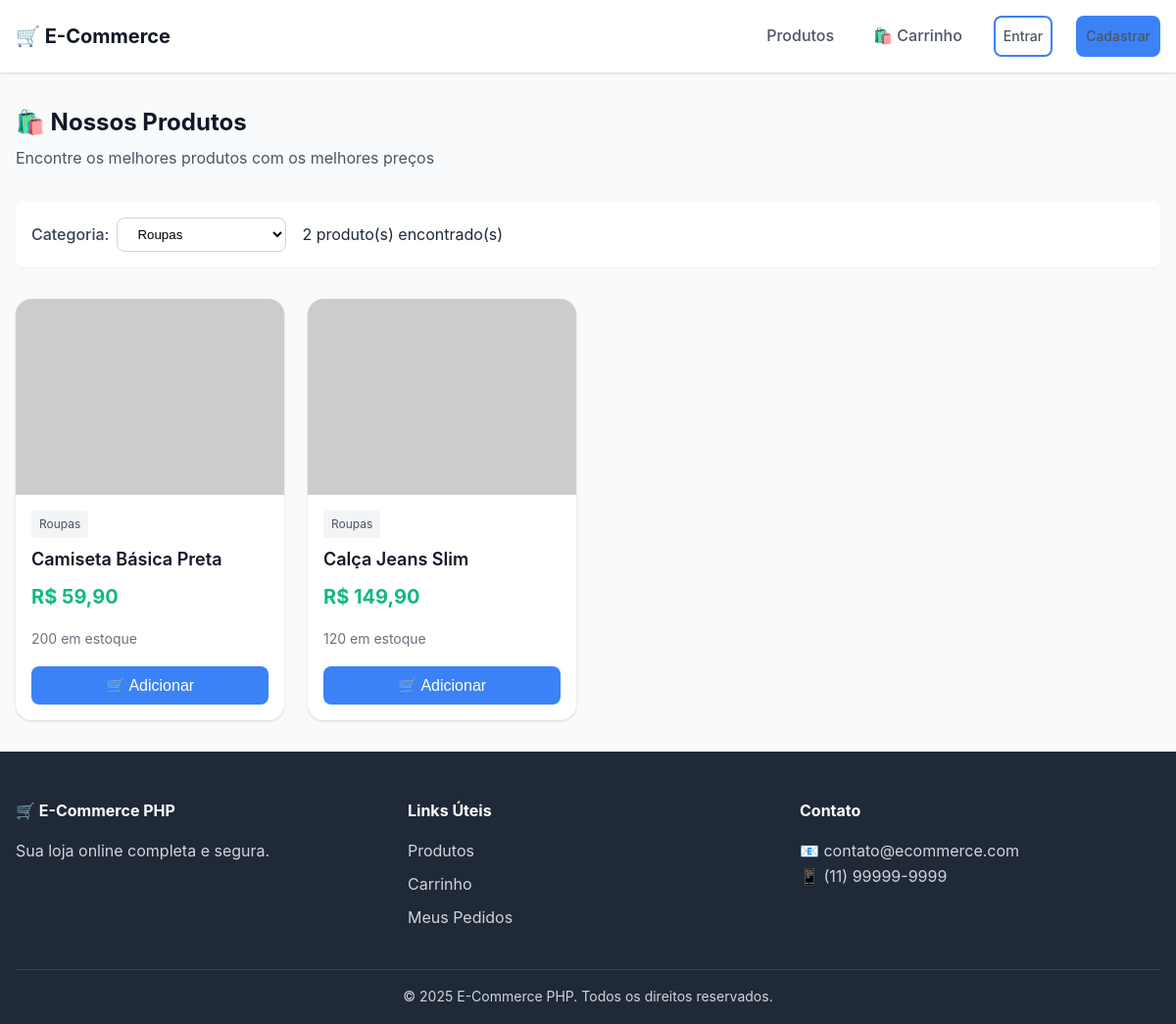
The page /index.php?categoria=Roupas on the database its author committed.
### tables this page shows
CREATE TABLE IF NOT EXISTS produtos (
    id INT AUTO_INCREMENT PRIMARY KEY,
    nome VARCHAR(200) NOT NULL,
    descricao TEXT,
    preco DECIMAL(10, 2) NOT NULL,
    estoque INT NOT NULL DEFAULT 0,
    categoria VARCHAR(50),
    imagem VARCHAR(500),
    ativo TINYINT(1) DEFAULT 1,
    data_cadastro TIMESTAMP DEFAULT CURRENT_TIMESTAMP,
    INDEX idx_categoria (categoria),
    INDEX idx_ativo (ativo)
);

### includes/functions.php (called while the page is built, shortened)
<?php
function escape($string) {
    return htmlspecialchars($string, ENT_QUOTES, 'UTF-8');
}
function formatMoney($value) {
    return 'R$ ' . number_format($value, 2, ',', '.');
}

### index.php (the view, shortened to what this page needs)
<?php
require_once 'includes/functions.php';
$pdo = getConnection();
$categoriaFiltro = isset($_GET['categoria']) ? trim($_GET['categoria']) : '';
$stmtCategorias = $pdo->query("SELECT DISTINCT categoria FROM produtos WHERE ativo = 1 AND categoria IS NOT NULL ORDER BY categoria");
$categorias = $stmtCategorias->fetchAll(PDO::FETCH_COLUMN);
if ($categoriaFiltro) {
    $stmt = $pdo->prepare("SELECT * FROM produtos WHERE ativo = 1 AND categoria = ? ORDER BY data_cadastro DESC");
    $stmt->execute([$categoriaFiltro]);
} else {
    $stmt = $pdo->query("SELECT * FROM produtos WHERE ativo = 1 ORDER BY data_cadastro DESC");
}
$produtos = $stmt->fetchAll();
include 'includes/header.php';
?>
<div class="page-title">
    <h1>🛍️ Nossos Produtos</h1>
    <p>Encontre os melhores produtos com os melhores preços</p>
</div>
<div class="filters">
    <div class="filter-group">
        <label for="categoria">Categoria:</label>
        <select id="categoria" onchange="filtrarPorCategoria(this.value)">
            <?php foreach ($categorias as $cat): ?>
                <option value="<?php echo escape($cat); ?>" <?php echo $categoriaFiltro === $cat ? 'selected' : ''; ?>>
                    <?php echo escape($cat); ?>
                </option>
            <?php endforeach; ?>
        </select>
    </div>
    <div class="filter-group">
        <span><?php echo count($produtos); ?> produto(s) encontrado(s)</span>
    </div>
</div>
<?php if (empty($produtos)): ?>
    <div class="cart-empty">
        <div class="cart-empty-icon">📦</div>
        <h2>Nenhum produto encontrado</h2>
        <p>Não encontramos produtos para a categoria selecionada.</p>
        <a href="index.php" class="btn btn-primary">Ver todos os produtos</a>
    </div>
<?php else: ?>
    <div class="products-grid">
        <?php foreach ($produtos as $produto): ?>
            <div class="product-card">
                <img src="<?php echo escape($produto['imagem']); ?>"
                     alt="<?php echo escape($produto['nome']); ?>"
                     class="product-image"
                     onerror="this.src='https://via.placeholder.com/400x300?text=Sem+Imagem'">
                <div class="product-info">
                    <span class="product-category"><?php echo escape($produto['categoria']); ?></span>
                    <h3 class="product-name"><?php echo escape($produto['nome']); ?></h3>
                    <div class="product-price"><?php echo formatMoney($produto['preco']); ?></div>
                    <div class="product-stock <?php echo $produto['estoque'] < 5 ? ($produto['estoque'] == 0 ? 'out' : 'low') : ''; ?>">
                        <?php if ($produto['estoque'] > 0): ?>
                            <?php echo $produto['estoque']; ?> em estoque
                        <?php else: ?>
                            Esgotado
                        <?php endif; ?>
                    </div>
                    <?php if ($produto['estoque'] > 0): ?>
                        <button class="btn btn-primary btn-block btn-add-cart"
                                data-produto-id="<?php echo $produto['id']; ?>">
                            🛒 Adicionar
                        </button>
                    <?php else: ?>
                        <button class="btn btn-secondary btn-block" disabled>
                            Indisponível
                        </button>
                    <?php endif; ?>
                </div>
            </div>
        <?php endforeach; ?>
    </div>
<?php endif; ?>
<?php include 'includes/footer.php'; ?>

### css/style.css (style rules this page uses)
:root { --primary-color: #3b82f6; --primary-hover: #2563eb; --secondary-color: #6366f1; --success-color: #10b981; --warning-color: #f59e0b; --danger-color: #ef4444; --info-color: #06b6d4; --white: #ffffff; --gray-50: #f9fafb; --gray-100: #f3f4f6; --gray-200: #e5e7eb; --gray-300: #d1d5db; --gray-400: #9ca3af; --gray-500: #6b7280; --gray-600: #4b5563; --gray-700: #374151; --gray-800: #1f2937; --gray-900: #111827; --font-family: -apple-system, BlinkMacSystemFont, 'Segoe UI', Roboto, Oxygen, Ubuntu, sans-serif; --font-size-xs: 0.75rem; --font-size-sm: 0.875rem; --font-size-base: 1rem; --font-size-lg: 1.125rem; --font-size-xl: 1.25rem; --font-size-2xl: 1.5rem; --font-size-3xl: 1.875rem; --spacing-xs: 0.25rem; --spacing-sm: 0.5rem; --spacing-md: 1rem; --spacing-lg: 1.5rem; --spacing-xl: 2rem; --spacing-2xl: 3rem; --border-radius-sm: 0.25rem; --border-radius: 0.5rem; --border-radius-lg: 1rem; --border-radius-full: 9999px; --shadow-sm: 0 1px 2px 0 rgba(0, 0, 0, 0.05); --shadow: 0 1px 3px 0 rgba(0, 0, 0, 0.1), 0 1px 2px 0 rgba(0, 0, 0, 0.06); --shadow-md: 0 4px 6px -1px rgba(0, 0, 0, 0.1), 0 2px 4px -1px rgba(0, 0, 0, 0.06); --shadow-lg: 0 10px 15px -3px rgba(0, 0, 0, 0.1), 0 4px 6px -2px rgba(0, 0, 0, 0.05); --transition-fast: 150ms ease; --transition: 300ms ease; }
*, *::before, *::after { box-sizing: border-box; margin: 0; padding: 0; }
html { scroll-behavior: smooth; }
body { font-family: var(--font-family); font-size: var(--font-size-base); line-height: 1.6; color: var(--gray-800); background-color: var(--gray-50); min-height: 100vh; display: flex; flex-direction: column; }
img { max-width: 100%; height: auto; display: block; }
.btn { display: inline-flex; align-items: center; justify-content: center; gap: var(--spacing-sm); padding: var(--spacing-sm) var(--spacing-lg); font-size: var(--font-size-base); font-weight: 500; border-radius: var(--border-radius); border: 2px solid transparent; cursor: pointer; transition: all var(--transition-fast); text-decoration: none; }
.btn-primary { background: var(--primary-color); color: var(--white); }
.btn-block { width: 100%; }
.products-grid { display: grid; grid-template-columns: repeat(auto-fill, minmax(260px, 1fr)); gap: var(--spacing-lg); }
.product-card { background: var(--white); border-radius: var(--border-radius-lg); box-shadow: var(--shadow); overflow: hidden; transition: transform var(--transition), box-shadow var(--transition); }
.product-image { width: 100%; height: 200px; object-fit: cover; background: var(--gray-100); }
.product-info { padding: var(--spacing-md); }
.product-category { display: inline-block; padding: var(--spacing-xs) var(--spacing-sm); background: var(--gray-100); color: var(--gray-600); font-size: var(--font-size-xs); border-radius: var(--border-radius-sm); margin-bottom: var(--spacing-sm); }
.product-name { font-size: var(--font-size-lg); font-weight: 600; color: var(--gray-900); margin-bottom: var(--spacing-sm); display: -webkit-box; -webkit-line-clamp: 2; -webkit-box-orient: vertical; overflow: hidden; }
.product-price { font-size: var(--font-size-xl); font-weight: 700; color: var(--success-color); margin-bottom: var(--spacing-md); }
.product-stock { font-size: var(--font-size-sm); color: var(--gray-500); margin-bottom: var(--spacing-md); }
.filters { display: flex; flex-wrap: wrap; gap: var(--spacing-md); margin-bottom: var(--spacing-xl); padding: var(--spacing-md); background: var(--white); border-radius: var(--border-radius); box-shadow: var(--shadow-sm); }
.filter-group { display: flex; align-items: center; gap: var(--spacing-sm); }
.filter-group label { font-weight: 500; color: var(--gray-700); }
.filter-group select { padding: var(--spacing-sm) var(--spacing-md); border: 1px solid var(--gray-300); border-radius: var(--border-radius); background: var(--white); cursor: pointer; }
.page-title { margin-bottom: var(--spacing-xl); }
.page-title h1 { font-size: var(--font-size-2xl); color: var(--gray-900); margin-bottom: var(--spacing-xs); }
.page-title p { color: var(--gray-600); }

### rows shown on the page
produtos: categoria "Roupas", nome "Camiseta Básica Preta", preco "R$ 59,90", estoque "200"
produtos: categoria "Roupas", nome "Calça Jeans Slim", preco "R$ 149,90", estoque "120"

### other values the page prints
count($produtos) "2"
form field value "Roupas"
